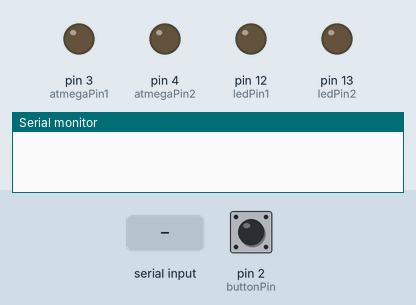
Bench run of a sketch on a simulated Arduino Uno, built with avr-gcc and run on an emulated ATmega328P. Shown: output pins drawn as LEDs (lit = HIGH), the last lines printed to the serial monitor. Inputs (shaded band) come from the test bench; at power-on: pin 2 (buttonPin) HIGH.

Above: at 1.8 s.
1.9 s: pin 2 (buttonPin) pulled LOW for 0.15 s
At 2.05 s:
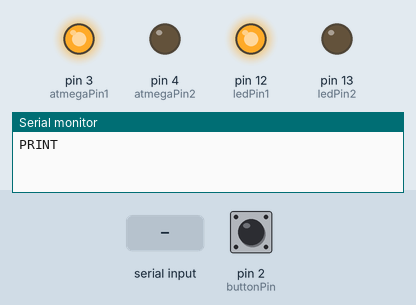
3.6 s: "1" received over Serial
At 3.7 s:
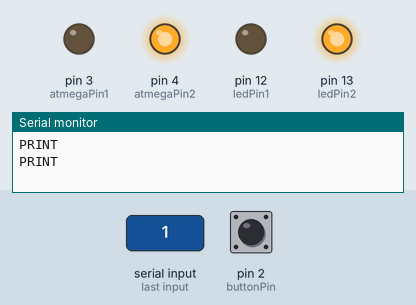
Timing chart, 0 to 6.6 s (numbered marks = the images above; inputs shaded):
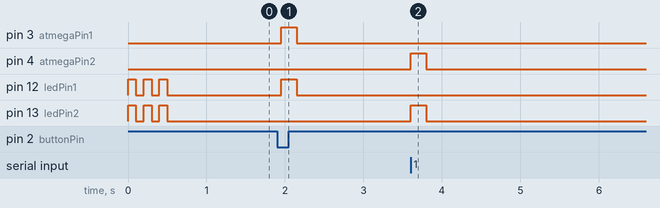

The sketch:

arduino.ino
```cpp
#include <Arduino.h>

/*
 * Arduino Gate Control System
 * ------------------------
 * Controls gate and printer using:
 * - Push button (Pin 2)
 * - Serial input from PC
 * - ATMega output signals (Pin 3,4)
 * - LED indicators (Pin 12,13)
 */

// Pin definitions
const int buttonPin = 2;     // Input pin untuk push button
const int atmegaPin1 = 3;   // Output pin 1 ke ATMega (untuk push button)
const int atmegaPin2 = 4;   // Output pin 2 ke ATMega (untuk keyboard)
const int ledPin1 = 12;     // LED indikator untuk push button
const int ledPin2 = 13;     // LED indikator untuk keyboard

// Variables
bool buttonState = HIGH;     // Current state of the button (HIGH with pull-up)
bool lastButtonState = HIGH; // Previous state of the button
unsigned long lastDebounceTime = 0;
unsigned long debounceDelay = 50;    // Debounce delay in milliseconds
unsigned long signalDuration = 200;  // Durasi sinyal ke ATMega (ms)

void setup() {
  // Setup pin modes
  pinMode(buttonPin, INPUT_PULLUP);    // Push button dengan pull-up
  pinMode(atmegaPin1, OUTPUT);         // Output ke ATMega untuk push button
  pinMode(atmegaPin2, OUTPUT);         // Output ke ATMega untuk keyboard
  pinMode(ledPin1, OUTPUT);            // LED indikator push button
  pinMode(ledPin2, OUTPUT);            // LED indikator keyboard

  // Inisialisasi serial untuk printer
  Serial.begin(9600);

  // Inisialisasi output pins
  digitalWrite(atmegaPin1, LOW);
  digitalWrite(atmegaPin2, LOW);
  digitalWrite(ledPin1, LOW);
  digitalWrite(ledPin2, LOW);

  // Kedipkan LED untuk indikasi sistem siap
  for(int i=0; i<3; i++) {
    digitalWrite(ledPin1, HIGH);
    digitalWrite(ledPin2, HIGH);
    delay(100);
    digitalWrite(ledPin1, LOW);
    digitalWrite(ledPin2, LOW);
    delay(100);
  }
}

void triggerSystem(bool isButton) {
  // Kirim sinyal ke ATMega untuk gate
  if (isButton) {
    digitalWrite(atmegaPin1, HIGH);
    digitalWrite(ledPin1, HIGH);
  } else {
    digitalWrite(atmegaPin2, HIGH);
    digitalWrite(ledPin2, HIGH);
  }

  // Kirim perintah cetak ke printer
  Serial.println("PRINT");  // Trigger printer

  // Tunggu printer selesai
  delay(signalDuration);

  // Matikan sinyal
  if (isButton) {
    digitalWrite(atmegaPin1, LOW);
    digitalWrite(ledPin1, LOW);
  } else {
    digitalWrite(atmegaPin2, LOW);
    digitalWrite(ledPin2, LOW);
  }

  // Tunggu sebelum siap menerima input berikutnya
  delay(1000);  // Delay 1 detik untuk mencegah double trigger
}

void processKeyboard() {
  if (Serial.available() > 0) {
    char command = Serial.read();
    if (command == '1') {
      triggerSystem(false);  // false = from keyboard
    }
  }
}

void loop() {
  // Process keyboard commands
  processKeyboard();

  // Read push button
  bool reading = digitalRead(buttonPin);

  // Check if button state changed
  if (reading != lastButtonState) {
    lastDebounceTime = millis();
  }

  // If debounce time passed
  if ((millis() - lastDebounceTime) > debounceDelay) {
    if (reading != buttonState) {
      buttonState = reading;

      // If button pressed (LOW karena pull-up)
      if (buttonState == LOW) {
        triggerSystem(true);  // true = from button
      }
    }
  }

  // Update button state
  lastButtonState = reading;
}
```

Measured:
- after the input at 1.9 s, pin 3 (atmegaPin1), pin 12 (ledPin1): LOW → HIGH after 0.05 s, → LOW 0.20 s later
- after the input at 3.6 s, pin 4 (atmegaPin2), pin 13 (ledPin2): LOW → HIGH at once, → LOW 0.20 s later
